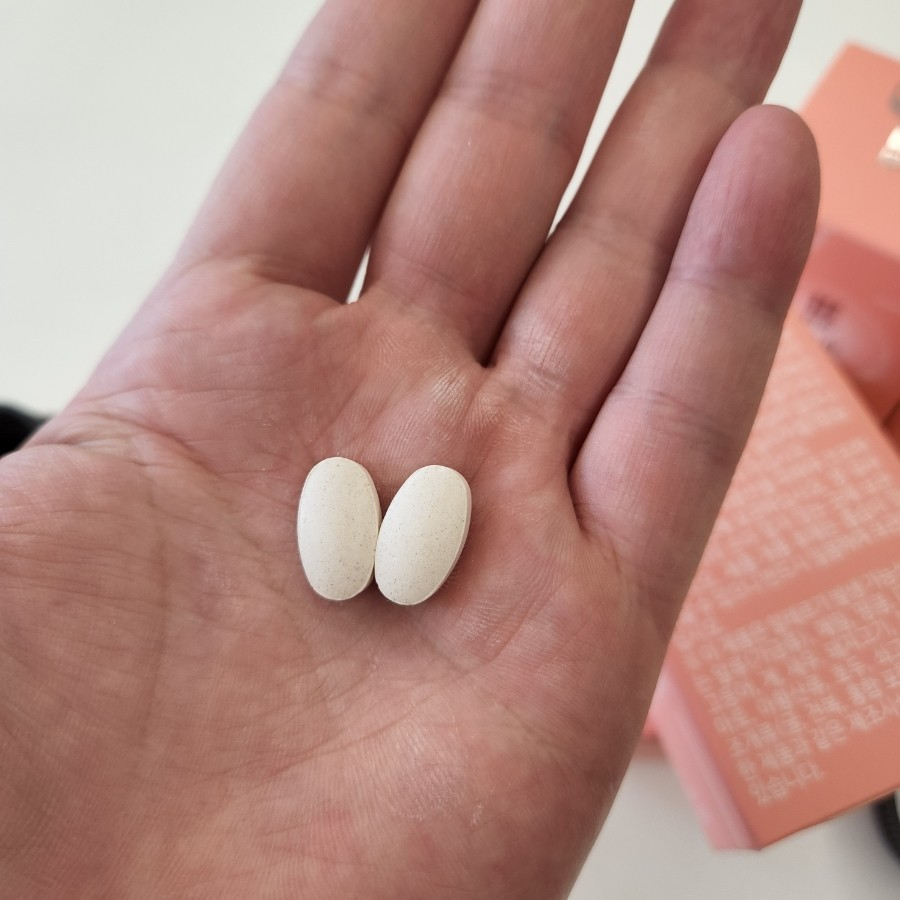
#> input picture data/medicine/img_10.jpg, 900 x 900 px
$ python -i ImageContourCount.py   (imports and definitions only)
#> lines starting #> are read from the running program, lines starting #| are printed output that depends on the picture; after the words box and inside, x2 and y2 are one past the last pixel; in counts of white or black regions, pixels touching at a corner belong together
#> further down, picture is the input picture: shape (900, 900, 3); mean B, G, R 125.6, 134.9, 178.7
### drugfill_predict_source_code/predict/ImageSideProcess_circle.py
import cv2
import numpy as np


class ImageProcess():
    def __init__(self):
        pass

    # [11 lines left out: function max_con_CLAHE, not called in this run]


    def ImageArea(self, input_image):
        rgba = cv2.medianBlur(input_image, 55)
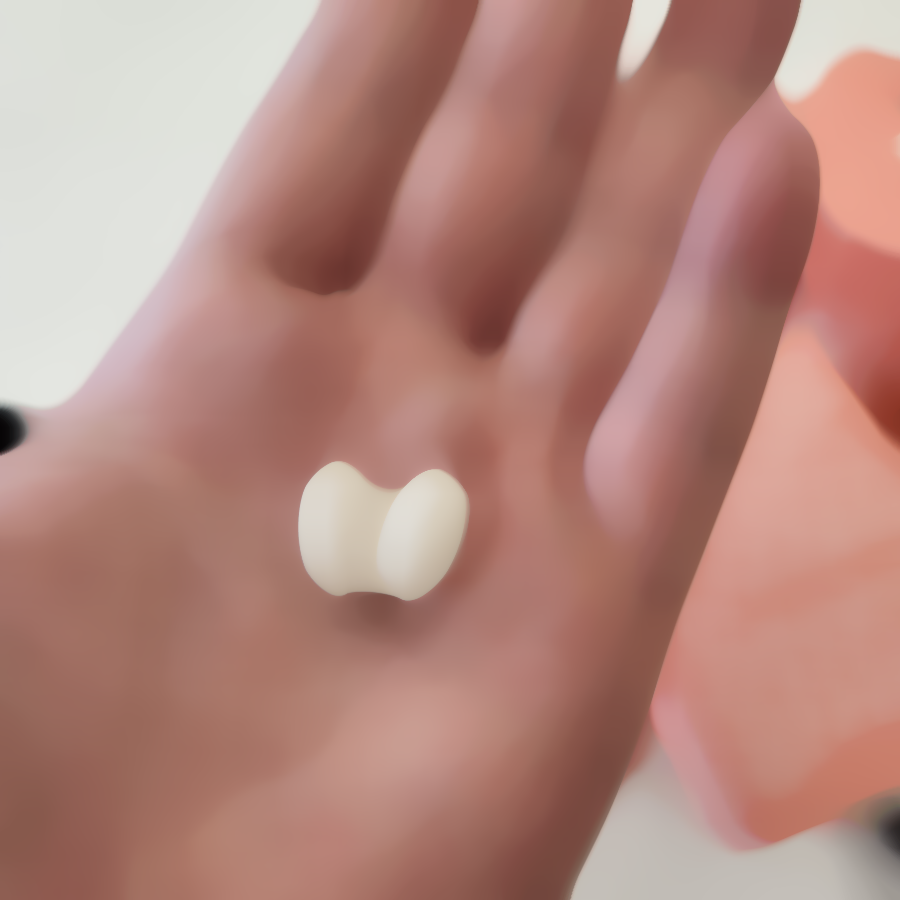
#> rgba: shape (900, 900, 3); mean B, G, R 125.8, 135.3, 179.8

        imgray = cv2.cvtColor(rgba, cv2.COLOR_BGRA2GRAY)
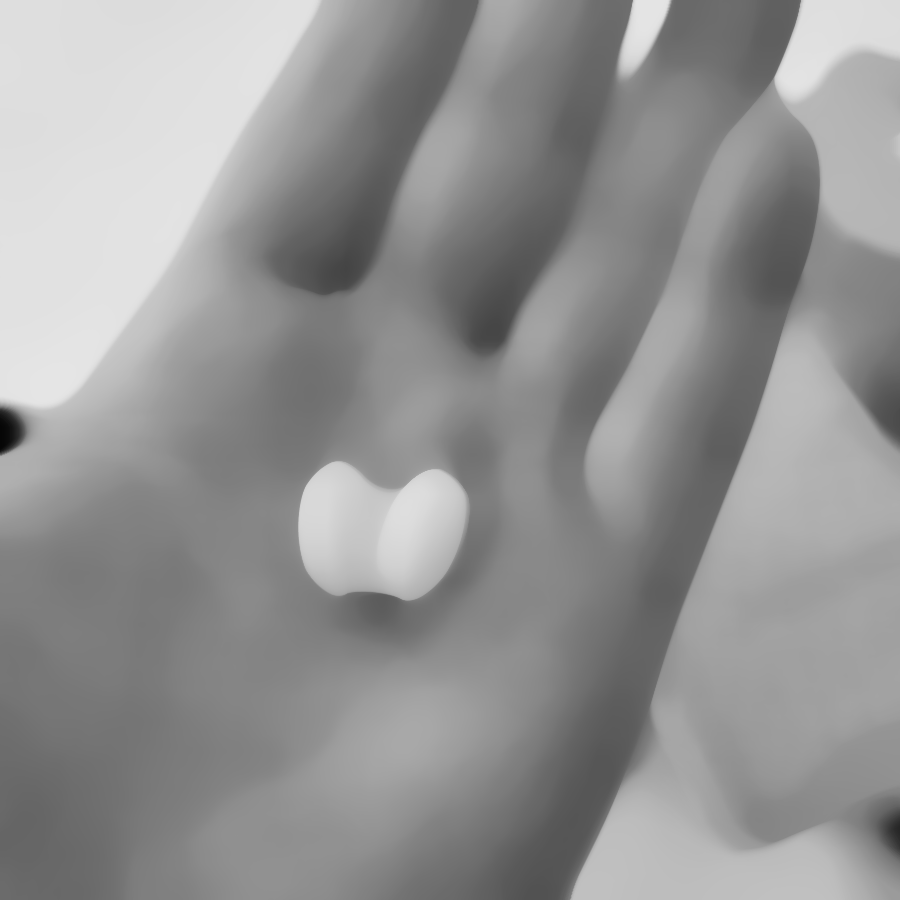
#> imgray: shape (900, 900); min 6, max 229, mean 147.5
        contours, _ = cv2.findContours(imgray, cv2.RETR_TREE, cv2.CHAIN_APPROX_NONE)
#> contours = 1 contour; box (x1, y1, x2, y2) and area: (0, 0, 900, 900) 808201
        contours_t = contours[0].transpose()

        right_point_x = np.max(contours_t[0]) + 5
#> right_point_x = 904
        left_point_x = np.min(contours_t[0]) - 5
#> left_point_x = -5
        right_point_y = np.max(contours_t[1]) + 5
#> right_point_y = 904
        left_point_y = np.min(contours_t[1]) - 5
#> left_point_y = -5

        return left_point_x, right_point_x, left_point_y, right_point_y


    def CropShape(self, input_image):
        left_x, right_x, left_y, right_y = self.ImageArea(input_image)
#> left_x = -5; right_x = 904; left_y = -5; right_y = 904
        crop_img = input_image[left_y:right_y, left_x:right_x]

#> (the run stopped early here; a loop or call above may not have finished)

$ run again, on data/medicine/img_102.jpg
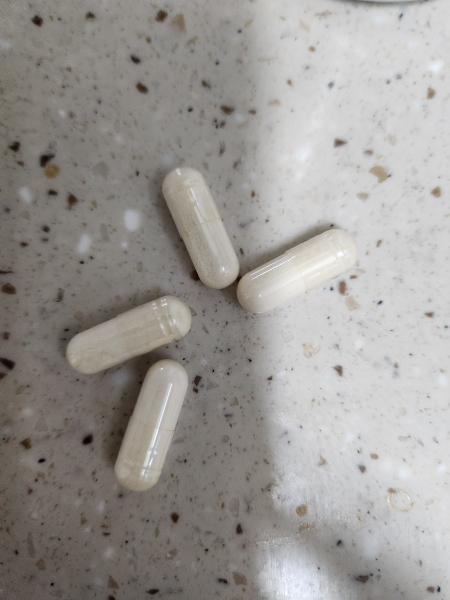
#> input picture data/medicine/img_102.jpg, 900 x 1200 px (shown at 1/2 size)
#> picture is the input picture: shape (1200, 900, 3); mean B, G, R 149.3, 152.8, 156
#> in ImageArea, `rgba = cv2.medianBlur(input_image, 55)`:
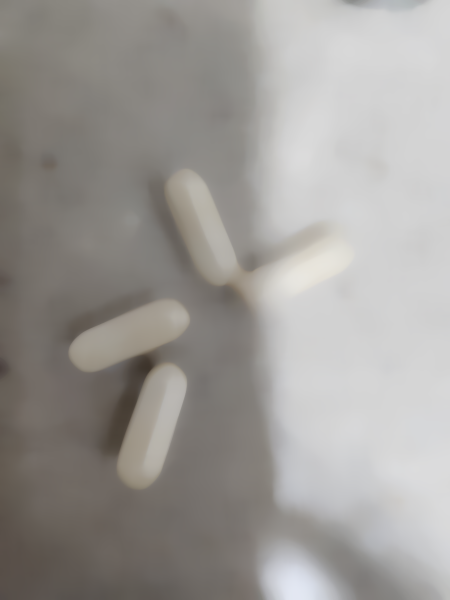
#> rgba: shape (1200, 900, 3) (shown at 1/2 size); mean B, G, R 151.3, 154.8, 157.7
#> contours = 1 contour; box (x1, y1, x2, y2) and area: (0, 0, 900, 1200) 1077901
#> right_point_x = 904
#> left_point_x = -5
#> right_point_y = 1204
#> left_point_y = -5
#> right_x = 904; left_y = -5; right_y = 1204

$ run again, on data/medicine/img_103.jpg
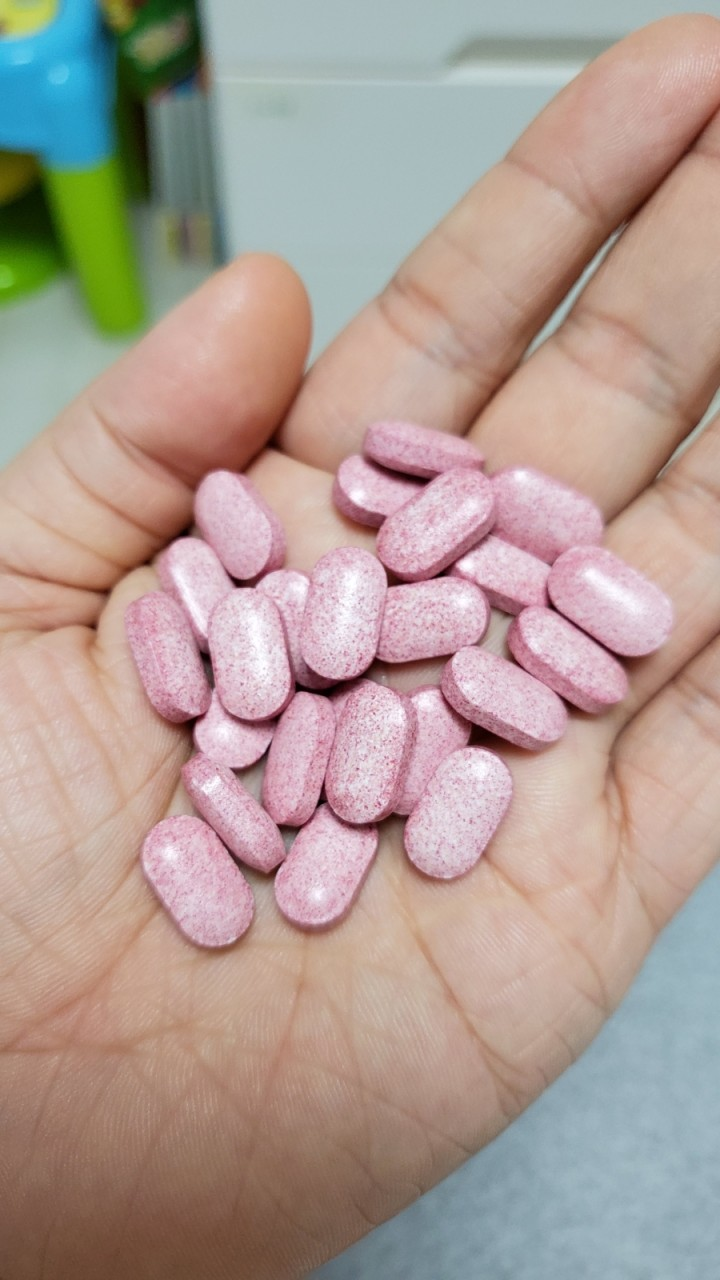
#> input picture data/medicine/img_103.jpg, 720 x 1280 px
#> picture is the input picture: shape (1280, 720, 3); mean B, G, R 148.3, 156.5, 175
#> in ImageArea, `rgba = cv2.medianBlur(input_image, 55)`:
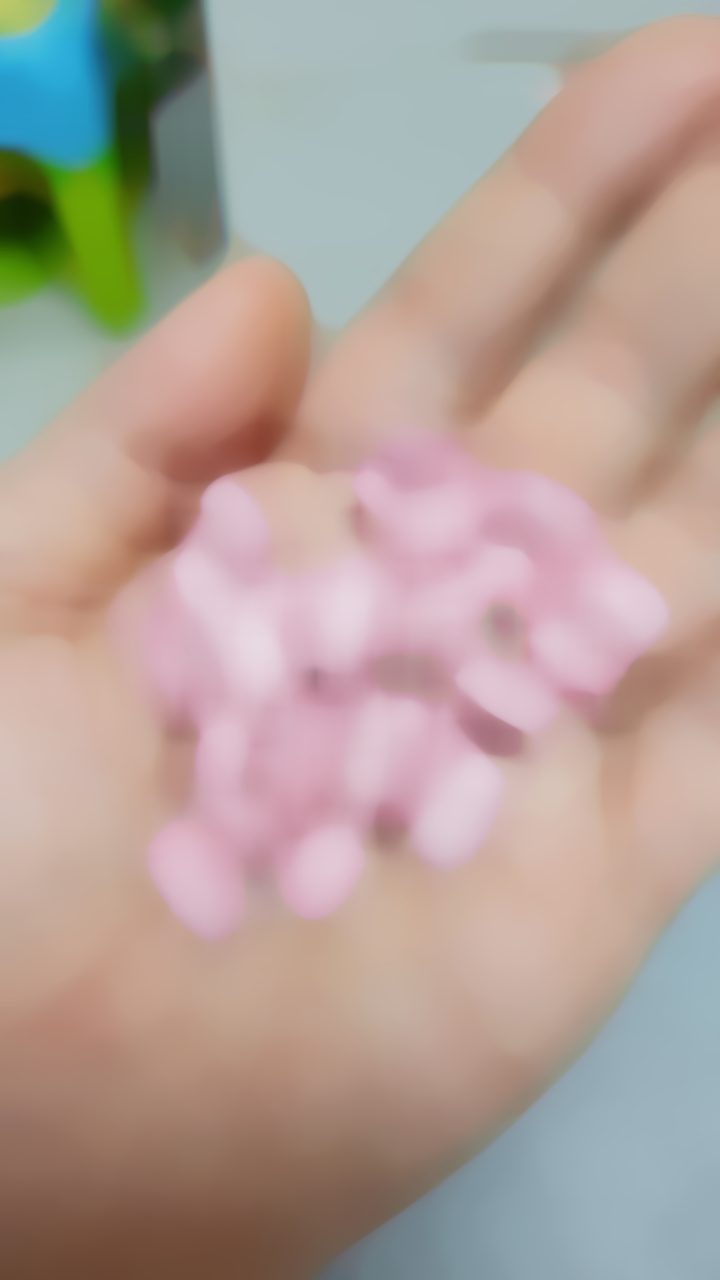
#> rgba: shape (1280, 720, 3); mean B, G, R 151.5, 159.9, 177.8
#> in ImageArea, `imgray = cv2.cvtColor(rgba, cv2.COLOR_BGRA2GRAY)`:
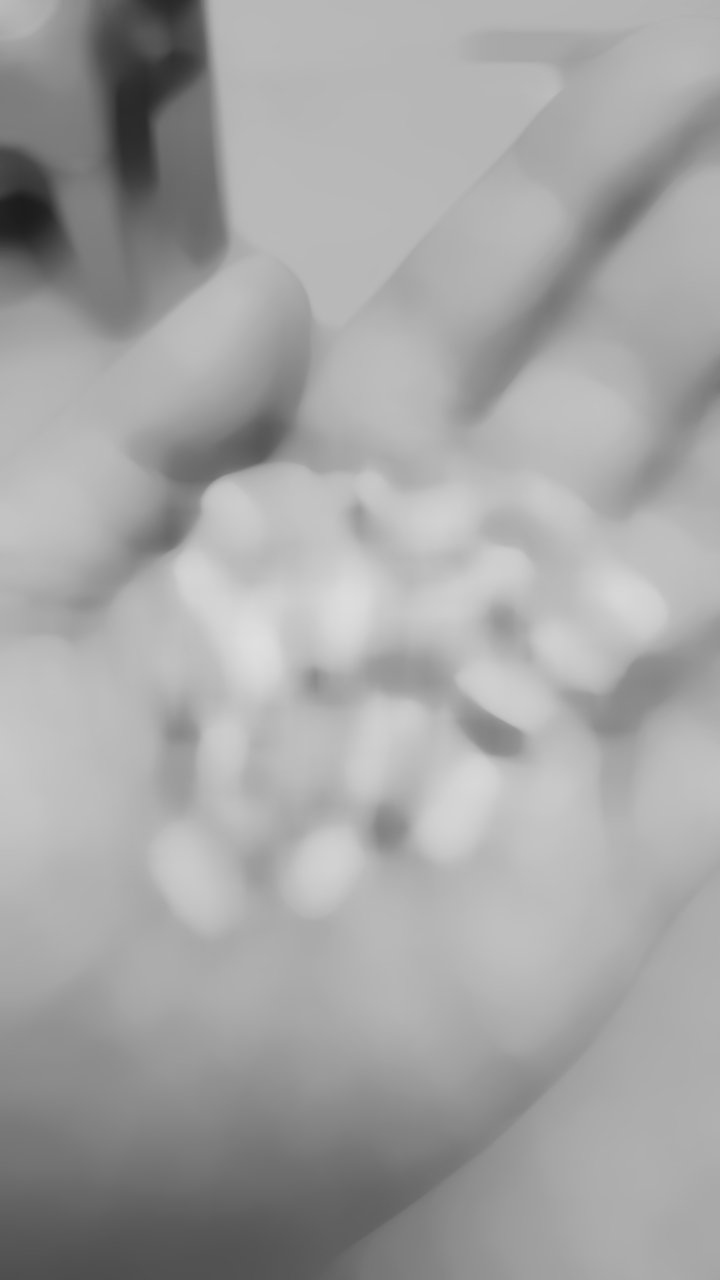
#> imgray: shape (1280, 720); min 28, max 223, mean 164.3
#> contours = 1 contour; box (x1, y1, x2, y2) and area: (0, 0, 720, 1280) 919601
#> right_point_x = 724
#> left_point_x = -5
#> right_point_y = 1284
#> left_point_y = -5
#> right_x = 724; left_y = -5; right_y = 1284
